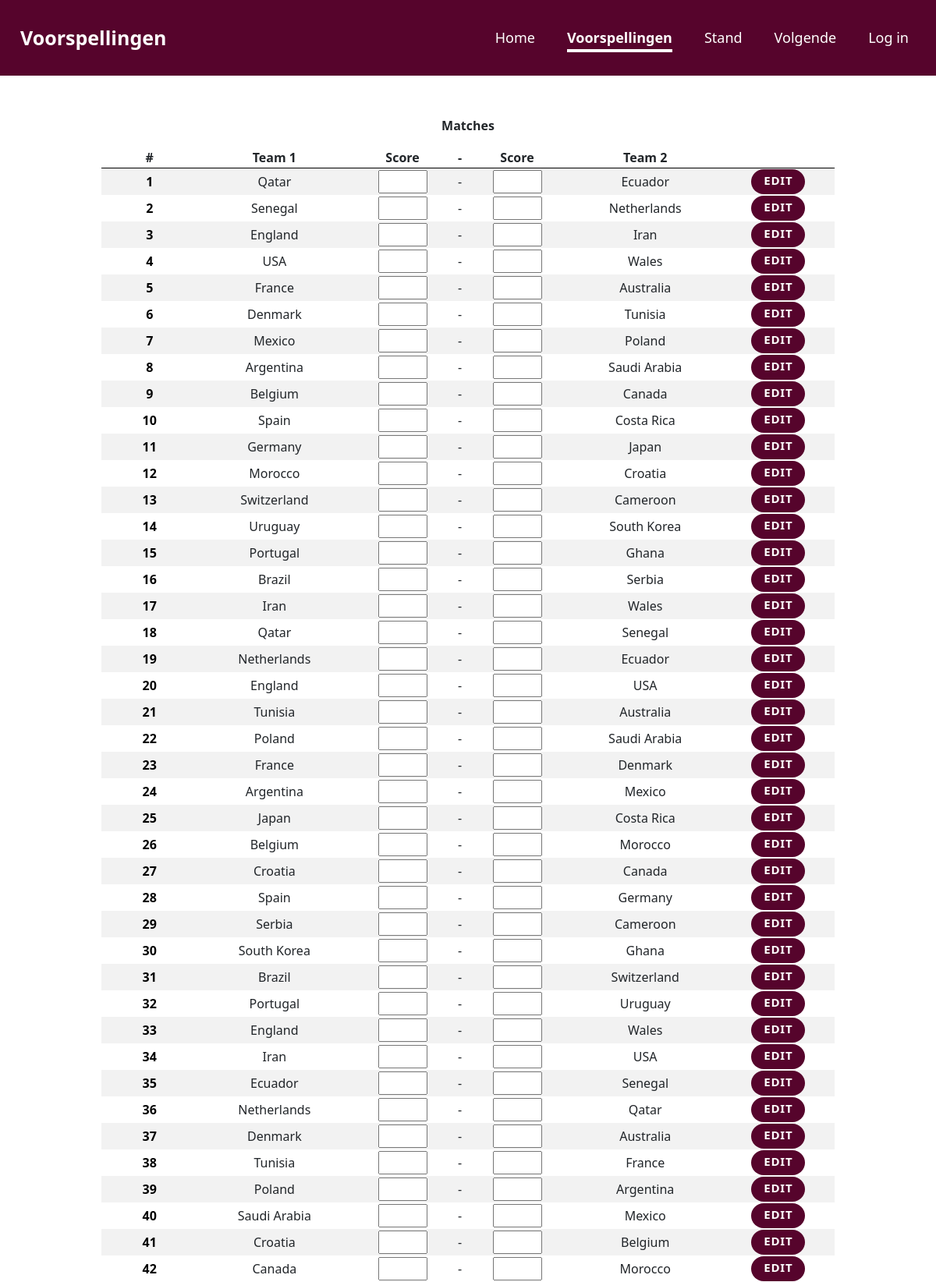
The page /voorspellingen (signed in, upper part) on the database its author committed.
### tables this page shows
CREATE TABLE 'matches' (
    match_id INTEGER PRIMARY KEY NOT NULL,
    user_id INTEGER, 
    team1 VARCHAR(20), 
    score1 INTEGER, 
    team2 VARCHAR(20), 
    score2 INTEGER, 
    groupname VARCHAR(10), 
    date DATETIME NOT NULL, 'realscore1' INTEGER, 'realscore2' INTEGER, 'points' INTEGER NOT NULL DEFAULT 0);

### app.py (the view)
@app.route("/voorspellingen", methods=["GET", "POST"])
@login_required
def voorspellingen():
    if request.method == "POST":
        id = session.get("user_id")
        try:
            matchid = int(request.form.get("matchid"))
            pscore1 = request.form.get("score1")
            pscore2  = request.form.get("score2")
            db.execute("UPDATE matches SET score1 = ? WHERE (match_id % 48) = ? AND user_id = ?", pscore1, matchid, id)
            db.execute("UPDATE matches SET score2 = ? WHERE (match_id % 48) = ? AND user_id = ?", pscore2, matchid, id)
        except:
            winner  = request.form.get("teams")
            fase  = request.form.get("fase")
            scorer  = request.form.get("topscorer")
            if winner is not None:
                db.execute("UPDATE users SET winner = ? WHERE id = ?", winner, id)
            if fase is not None:
                db.execute("UPDATE users SET fase = ? WHERE id = ?", fase, id)
            if scorer is not None:
                db.execute("UPDATE users SET scorer = ? WHERE id = ?", scorer, id)
        return redirect("/voorspellingen")
    else:
        id = session.get("user_id")
        q = db.execute("SELECT match_id, team1, score1, team2, score2, groupname, date FROM matches WHERE user_id = ? AND score1 NOT BETWEEN 0 AND 10", id)
        return render_template("voorspellingen.html", query = q)

### app.py (called while the page is built)
@app.after_request
def after_request(response):
    response.headers["Cache-Control"] = "no-cache, no-store, must-revalidate"
    response.headers["Expires"] = 0
    response.headers["Pragma"] = "no-cache"
    return response

### helpers.py (called while the page is built)
def login_required(f):
    @wraps(f)
    def decorated_function(*args, **kwargs):
        if session.get("user_id") is None:
            return redirect("/login")
        return f(*args, **kwargs)
    return decorated_function

### templates/voorspellingen.html (shortened to what this page needs)
{% extends "layout.html" %}
{% block header %}
    <a href="/">Home</a>
    <a class="active" href="/voorspellingen">Voorspellingen</a>
    <a href="/stand">Stand</a>
    <a href="/volgende">Volgende</a>
    <a href="/login">Log in</a>
{% endblock %}
{% block main %}
    <p><b>Matches</b></p>
    <table>
        <tr>
            <th>#</th>
            <th>Team 1</th>
            <th>Score</th>
            <th>-</th>
            <th>Score</th>
            <th>Team 2</th>
            <th></th>
        </tr>
        {% for row in query %}
        <tr>
            <form action="/voorspellingen" method="post">
            <td>
                {% if (row['match_id'] % 48) == 0 %}
                <input class="constant" id="matchid" name="matchid" type="text" size="1" style="text-align:center;" value="48">
                {% else %}
                <input class="constant" id="matchid" name="matchid" type="text" size="1" style="text-align:center;" value="{{ (row['match_id'] % 48) }}">
                {% endif %}
            </td>
            <td>{{ row["team1"] }}</td>
            <td>
                <input autocomplete="off" id="score1" name="score1" type="text" size="1" style="text-align:center;">
            </td>
            <td>-</td>
            <td><input autocomplete="off" id="score2" name="score2" type="text" size="1" style="text-align:center;"></td>
            <td>{{ row["team2"] }}</td>
            <td>
                <button class="button2" type="submit"> Edit </button>
            </td>
            </form>
        </tr>
        {% endfor %}
    </table>
    <br>
    <br>
{% endblock %}

### templates/layout.html (shortened to what this page needs)
<!doctype html>
<html>
    <head>
        <link href="https://cdn.jsdelivr.net/npm/bootstrap@5.1.3/dist/css/bootstrap.min.css" rel="stylesheet">
        <link href="/static/styles.css" rel="stylesheet">
    </head>
    <body>
        <div class="header">
            <a href="/" class="logo">Voorspellingen</a>
            <div class="header-right">
                {% block header %}{% endblock %}
            </div>
        </div>
        <main class="container-fluid py-5 text-center">
            {% block main %}{% endblock %}
        </main>
    </body>
</html>

### static/styles.css (style rules this page uses)
.header { overflow: hidden; background-color: #56042C; padding: 20px 10px; border-bottom: 4px solid white; }
.header a { float: left; color: white; text-align: center; padding: 16px; padding-right: 25px; text-decoration: none; font-size: 18px; line-height: 25px; border-radius: 4px; }
.header a.logo { font-size: 25px; font-weight: bold; }
.header a.active { text-decoration-color: white; text-decoration-line: underline; text-decoration-thickness: 4px; text-underline-offset: 8px; color: white; font-weight: 650; }
.header-right { float: right; }
.button2 { appearance: button; background-color: #56042C; border: solid transparent; border-radius: 16px; border-width: 0 0 4px; box-sizing: border-box; color: #FFFFFF; cursor: pointer; display: inline-block; font-size: 15px; font-weight: 700; letter-spacing: .8px; line-height: 2px; margin: 0; outline: none; overflow: visible; padding: 13px 16px; text-align: center; text-transform: uppercase; touch-action: manipulation; transform: translateZ(0); transition: filter .2s; user-select: none; -webkit-user-select: none; vertical-align: middle; white-space: nowrap; }
table { width: 80%; text-align: center; margin-left: auto; margin-right: auto; margin-bottom: 50px; }
th { border-bottom: 1px solid #000; }
tr:nth-child(even) { background-color: #f2f2f2; }
.constant { border: None; background: transparent; font-weight: bold; }

### rows shown on the page
matches: matchid "1", team1 "Qatar", team2 "Ecuador"
matches: matchid "2", team1 "Senegal", team2 "Netherlands"
matches: matchid "3", team1 "England", team2 "Iran"
matches: matchid "4", team1 "USA", team2 "Wales"
matches: matchid "5", team1 "France", team2 "Australia"
matches: matchid "6", team1 "Denmark", team2 "Tunisia"
matches: matchid "7", team1 "Mexico", team2 "Poland"
matches: matchid "8", team1 "Argentina", team2 "Saudi Arabia"
matches: matchid "9", team1 "Belgium", team2 "Canada"
matches: matchid "10", team1 "Spain", team2 "Costa Rica"
matches: matchid "11", team1 "Germany", team2 "Japan"
matches: matchid "12", team1 "Morocco", team2 "Croatia"
matches: matchid "13", team1 "Switzerland", team2 "Cameroon"
matches: matchid "14", team1 "Uruguay", team2 "South Korea"
matches: matchid "15", team1 "Portugal", team2 "Ghana"
matches: matchid "16", team1 "Brazil", team2 "Serbia"
matches: matchid "17", team1 "Iran", team2 "Wales"
matches: matchid "18", team1 "Qatar", team2 "Senegal"
matches: matchid "19", team1 "Netherlands", team2 "Ecuador"
matches: matchid "20", team1 "England", team2 "USA"
matches: matchid "21", team1 "Tunisia", team2 "Australia"
matches: matchid "22", team1 "Poland", team2 "Saudi Arabia"
matches: matchid "23", team1 "France", team2 "Denmark"
matches: matchid "24", team1 "Argentina", team2 "Mexico"
matches: matchid "25", team1 "Japan", team2 "Costa Rica"
matches: matchid "26", team1 "Belgium", team2 "Morocco"
matches: matchid "27", team1 "Croatia", team2 "Canada"
matches: matchid "28", team1 "Spain", team2 "Germany"
matches: matchid "29", team1 "Serbia", team2 "Cameroon"
matches: matchid "30", team1 "South Korea", team2 "Ghana"
matches: matchid "31", team1 "Brazil", team2 "Switzerland"
matches: matchid "32", team1 "Portugal", team2 "Uruguay"
matches: matchid "33", team1 "England", team2 "Wales"
matches: matchid "34", team1 "Iran", team2 "USA"
matches: matchid "35", team1 "Ecuador", team2 "Senegal"
matches: matchid "36", team1 "Netherlands", team2 "Qatar"
matches: matchid "37", team1 "Denmark", team2 "Australia"
matches: matchid "38", team1 "Tunisia", team2 "France"
matches: matchid "39", team1 "Poland", team2 "Argentina"
matches: matchid "40", team1 "Saudi Arabia", team2 "Mexico"
matches: matchid "41", team1 "Croatia", team2 "Belgium"
matches: matchid "42", team1 "Canada", team2 "Morocco"
